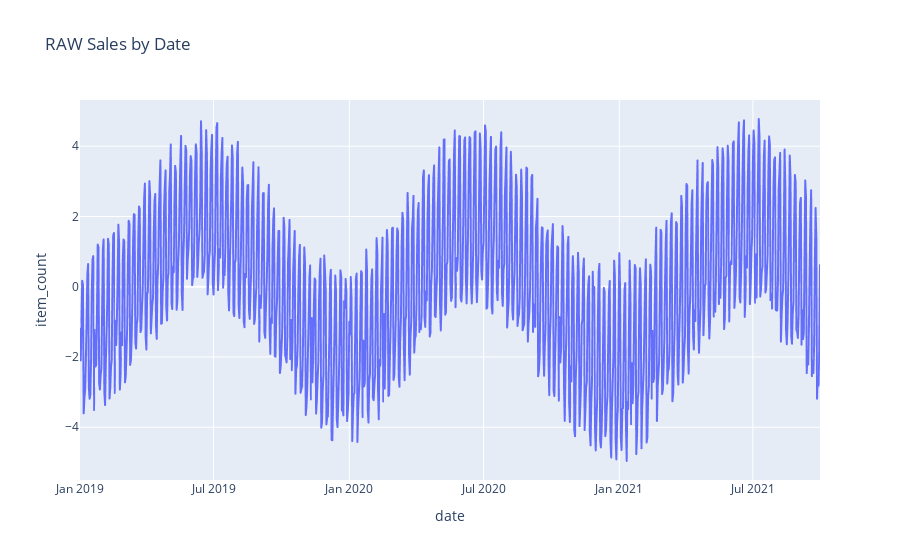

This figure's notebook cell:
### Code cell
from scipy import signal

df_plot.item_count = signal.detrend(df_plot.item_count)

fig = px.line(df_plot, x="date", y="item_count", title='RAW Sales by Date')
fig.show()

### Figure 1 — Plotly figure (JSON) as saved in the notebook; plotly's stock layout.template omitted (floating-point values rounded to 4 significant figures; data arrays with more than 128 entries replaced by an {"elided": "..."} marker saying what was removed)
{"data": [{"hovertemplate": "date=%{x}<br>item_count=%{y}<extra></extra>", "legendgroup": "", "line": {"color": "#636efa", "dash": "solid"}, "marker": {"symbol": "circle"}, "mode": "lines", "name": "", "showlegend": false, "type": "scattergl", "x": {"elided": "1004 str values"}, "xaxis": "x", "y": {"elided": "1004 float values"}, "yaxis": "y"}], "layout": {"legend": {"tracegroupgap": 0}, "title": {"text": "RAW Sales by Date"}, "xaxis": {"anchor": "y", "domain": [0, 1], "title": {"text": "date"}}, "yaxis": {"anchor": "x", "domain": [0, 1], "title": {"text": "item_count"}}}}
